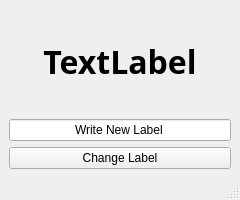
<?xml version="1.0" encoding="UTF-8"?>
<ui version="4.0">
 <class>MainWindow</class>
 <widget class="QMainWindow" name="MainWindow">
  <property name="geometry">
   <rect>
    <x>0</x>
    <y>0</y>
    <width>240</width>
    <height>200</height>
   </rect>
  </property>
  <property name="sizePolicy">
   <sizepolicy hsizetype="Preferred" vsizetype="Minimum">
    <horstretch>0</horstretch>
    <verstretch>0</verstretch>
   </sizepolicy>
  </property>
  <property name="windowTitle">
   <string>MainWindow</string>
  </property>
  <widget class="QWidget" name="centralwidget">
   <layout class="QGridLayout" name="gridLayout">
    <item row="0" column="0">
     <widget class="QLabel" name="label">
      <property name="sizePolicy">
       <sizepolicy hsizetype="Preferred" vsizetype="Minimum">
        <horstretch>0</horstretch>
        <verstretch>0</verstretch>
       </sizepolicy>
      </property>
      <property name="minimumSize">
       <size>
        <width>37</width>
        <height>12</height>
       </size>
      </property>
      <property name="font">
       <font>
        <family>Papyrus</family>
        <pointsize>24</pointsize>
        <italic>false</italic>
        <bold>true</bold>
        <underline>false</underline>
       </font>
      </property>
      <property name="text">
       <string>TextLabel</string>
      </property>
      <property name="alignment">
       <set>Qt::AlignmentFlag::AlignCenter</set>
      </property>
     </widget>
    </item>
    <item row="1" column="0">
     <widget class="QLineEdit" name="lineEdit">
      <property name="text">
       <string>Write New Label</string>
      </property>
      <property name="alignment">
       <set>Qt::AlignmentFlag::AlignCenter</set>
      </property>
     </widget>
    </item>
    <item row="2" column="0">
     <widget class="QPushButton" name="pushButton">
      <property name="text">
       <string>Change Label</string>
      </property>
     </widget>
    </item>
   </layout>
  </widget>
  <widget class="QMenuBar" name="menubar">
   <property name="geometry">
    <rect>
     <x>0</x>
     <y>0</y>
     <width>240</width>
     <height>17</height>
    </rect>
   </property>
  </widget>
  <widget class="QStatusBar" name="statusbar"/>
 </widget>
 <resources/>
 <connections/>
</ui>
